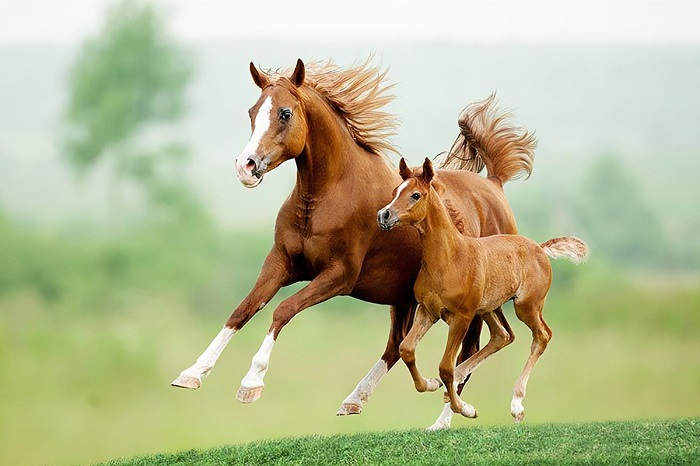
#> input picture DIP/1.jpg, 700 x 466 px
$ python Move_intensity.py
#> lines starting #> are read from the running program, lines starting #| are printed output that depends on the picture
import cv2
from matplotlib import pyplot as plt
import numpy as np

img = cv2.imread("1.jpg")
#> img is the input picture: shape (466, 700, 3); mean B, G, R 145.7, 185.8, 182.1
plt.figure(figsize=(15,10))
plt.subplot(331)
plt.title("Original Image")
plt.imshow(img)

ImgGray = cv2.cvtColor(img, cv2.COLOR_BGR2GRAY)
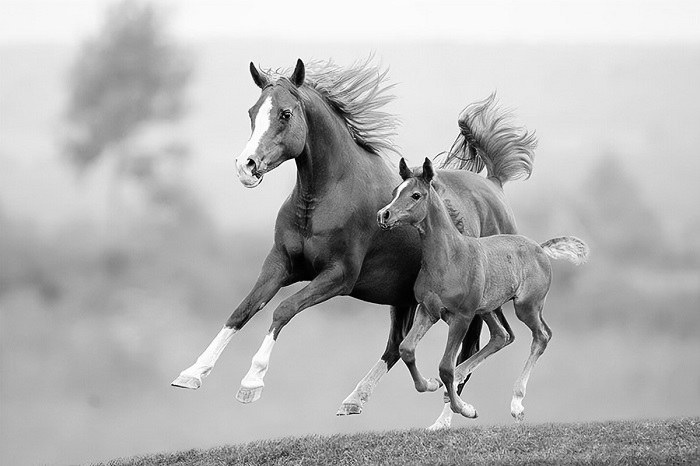
#> ImgGray: shape (466, 700); min 0, max 255, mean 180.1
plt.subplot(332)
plt.title("GrayScale Image")
plt.imshow(ImgGray, cmap = 'gray')
plt.subplot(333)
hist = cv2.calcHist(ImgGray,[0], None, [100], [0,255])
#> hist = 100 values, max 355 at index 98, min 0 at index 0, mean 7
plt.title("Normal Intensity Image Histogram")
plt.plot(hist)

ImgGray2 = ImgGray+50
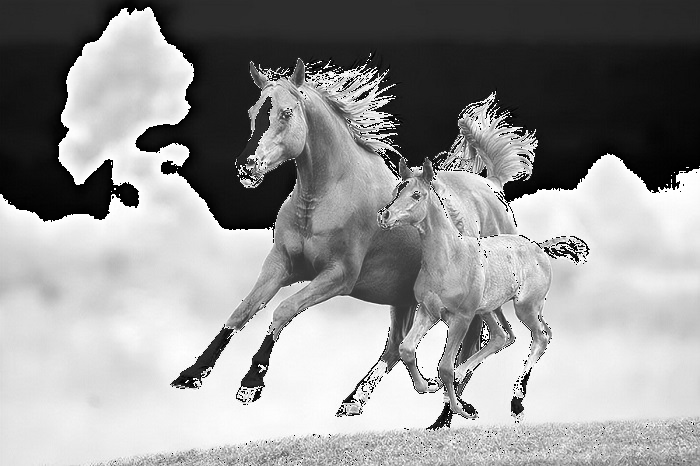
#> ImgGray2: shape (466, 700); min 0, max 255, mean 148.5
plt.subplot(334)
plt.title("High Intensity")
plt.imshow(ImgGray2, cmap = 'gray')
plt.subplot(335)
hist = cv2.calcHist(ImgGray2,[0], None, [100], [0,255])
#> hist = 100 values, max 334 at index 17, min 0 at index 0, mean 7
plt.title("High Intensity Image Histogram")
plt.plot(hist)

ImgGray3 = ImgGray-20
plt.subplot(336)
plt.title("Low Intensity")
plt.imshow(ImgGray3, cmap = 'gray')
plt.subplot(337)
hist = cv2.calcHist(ImgGray3,[0], None, [100], [0,255])
#> hist = 100 values, max 355 at index 90, min 0 at index 0, mean 7
plt.title("Low Intensity Image Histogram")
plt.plot(hist)

ImgGray4 = ImgGray*2
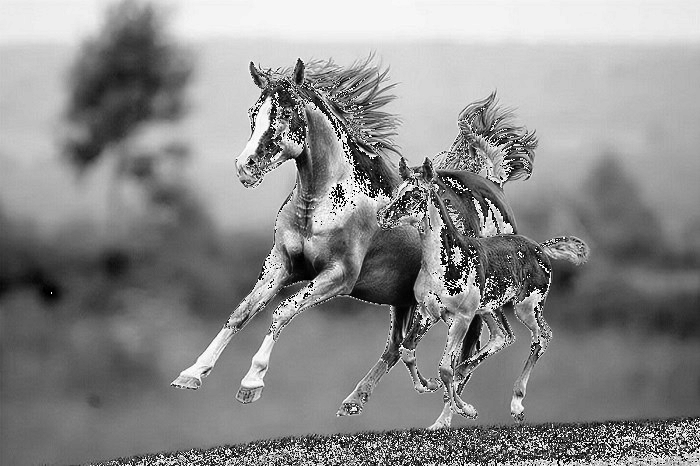
#> ImgGray4: shape (466, 700); min 0, max 254, mean 139.1
plt.subplot(338)
plt.title("Medium Intensity")
plt.imshow(ImgGray4, cmap = 'gray')
plt.subplot(339)
hist = cv2.calcHist(ImgGray4,[0], None, [100], [0,255])
#> hist = 100 values, max 209 at index 96, min 0 at index 0, mean 7
plt.title("Medium Intensity Image Histogram")
plt.plot(hist)

plt.show()
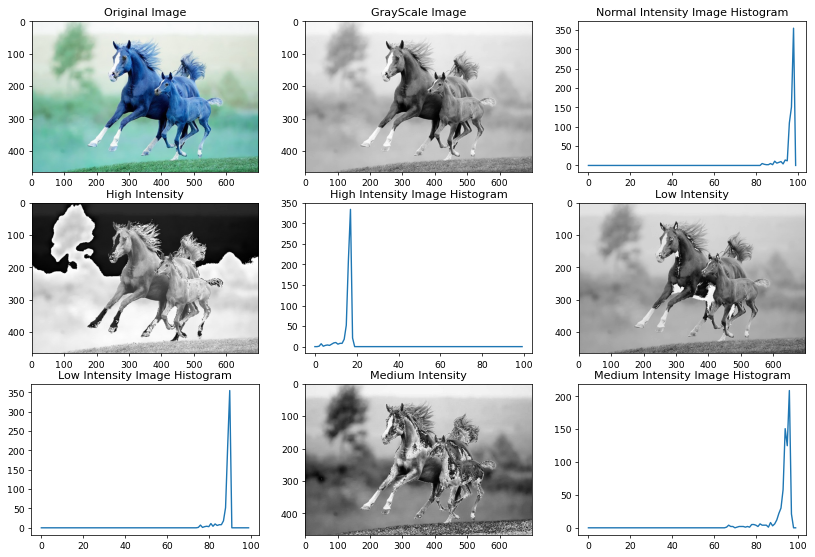
#> figure drawn by matplotlib, 9 panels; B, G, R data is drawn as R, G, B; panel 3: curve peaks at x = 98, y = 355; panel 5: curve peaks at x = 17, y = 334; panel 7: curve peaks at x = 90, y = 355; panel 9: curve peaks at x = 96, y = 209
